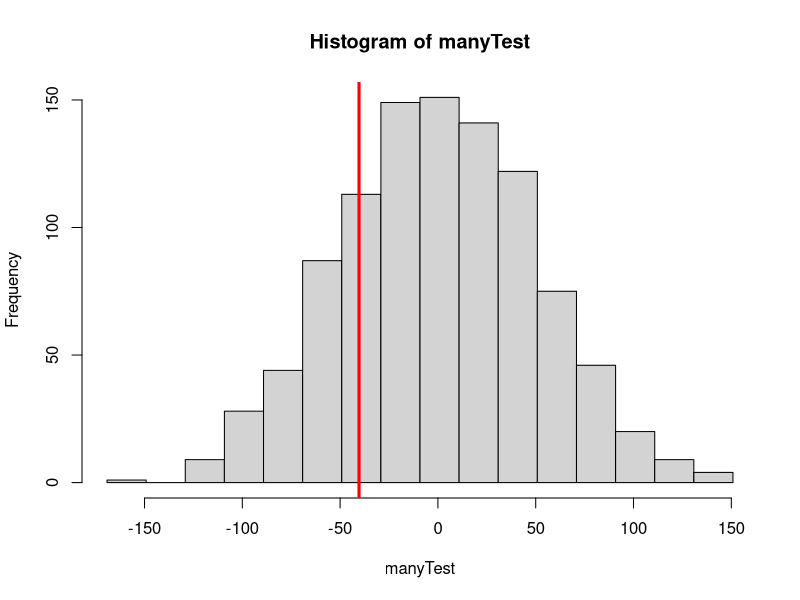
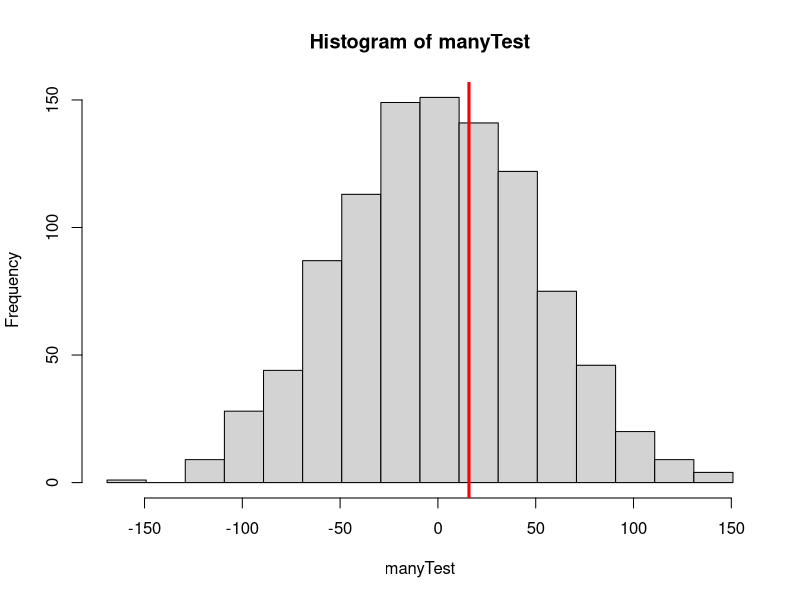

R code for these plots, in order:
## ---- chunk 1
knitr::opts_chunk$set(echo = FALSE, comment=NA, fig.width = 6, fig.height = 4, fig.align = "center")
## ---- chunk 2
price2001 <- c(
419, 55.268, 65, 210, 510.728, 212.2, 152.720, 266.6,
69.427, 125, 191, 451, 469, 310, 325, 50, 675, 140,
105.5, 285, 320, 305, 255, 95.179, 346, 199, 450, 280,
205.5, 135, 190, 452.5, 335, 455, 291.905, 239.9,
369.95, 569, 481, 475, 495, 195, 237.5, 143, 218.95,
239, 710, 172, 228.5, 270
)
 
price2002 <- c(
142, 175, 197.5, 149.4, 705, 232, 50, 146.5, 155, 1850,
132.5, 215, 116.7, 244.9, 290, 200, 260, 449.9, 66.407,
164.95, 362, 307, 266, 166, 375, 244.95, 210.95, 265,
296, 335, 335, 1370, 256, 148.5, 987.5, 324.5, 215.5,
684.5, 270, 330, 222, 179.8, 257, 252.95, 149.95, 225,
217, 570, 507, 190
)
## ---- chunk 3
y2001 = mean(price2001)
y2002 = mean(price2002)

s2001 = sd(price2001)
s2002 = sd(price2002)

n2001 = length(price2001)
n2002 = length(price2002)
## ---- chunk 4
pt(-0.80573, 98) + 1 - pt(0.80573, 98)
## ---- chunk 5
price = c(price2001, price2002)
year = rep(c(2001, 2002), c(50, 50))
yearAndPrice = data.frame(year, price)

obsDiff = mean(price[year == 2001]) - mean(price[year == 2002])

oneTest = function(x, y) {# x is the category label like year
	                       # y is the response variable like price
	xPerm = sample(x);     # a random permuation of label x
	mean(y[xPerm == 2001]) - mean(y[xPerm == 2002]); 
	                       # categories are 2001 and 2002 in our data
}

manyTest = replicate(999, oneTest(year, price))

hist(manyTest, breaks=seq(min(manyTest), max(manyTest) + 20, 20))

abline(v = obsDiff, lwd = 3, col="red")
## ---- chunk 6
print(mean(abs(manyTest) > abs(obsDiff)))
## ---- chunk 7
price = c(price2001, price2002)
year = rep(c(2001, 2002), c(50, 50))
yearAndPrice = data.frame(year, price)

obsDiff = median(price[year == 2001]) - median(price[year == 2002])

oneTest = function(x, y) {# x is the category label like year
	                       # y is the response variable like price
	xPerm = sample(x);     # a random permuation of label x
	median(y[xPerm == 2001]) - median(y[xPerm == 2002]); 
	                       # categories are 2001 and 2002 in our data
}

medianTest = replicate(999, oneTest(year, price))

hist(manyTest, breaks=seq(min(manyTest), max(manyTest) + 20, 20))

abline(v = obsDiff, lwd = 3, col="red")
## ---- chunk 8
print(mean(abs(medianTest) > abs(obsDiff)))
